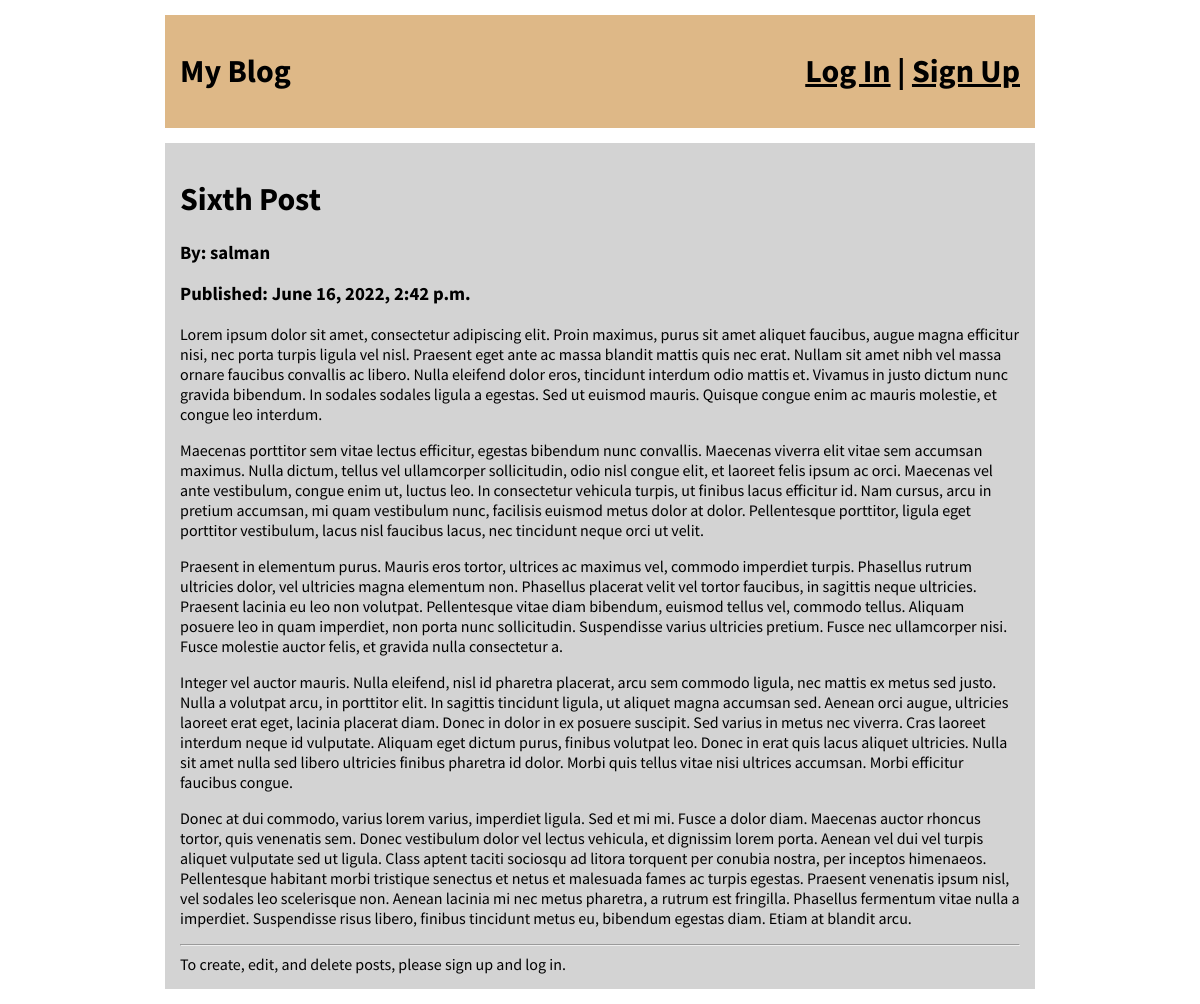
Screenshot of /post/7/ with the database file from the repository.
### main/models.py (models this page shows, shortened)
class BlogPost(models.Model):
    title = models.CharField(max_length=100)
    body = models.TextField()
    publication_date = models.DateTimeField(default=timezone.now)
    author = models.ForeignKey(
        to=settings.AUTH_USER_MODEL,
        on_delete=models.SET(get_deleted_user),
    )

### main/views.py (the view)
# urls.py: path('post/<int:pk>/', PostDetailView.as_view(), name='post_detail'),
class PostDetailView(DetailView):
    model = BlogPost

### main/templates/main/blogpost_detail.html
{% extends 'main/base.html' %}
{% block content %}
    <div class="item">
        <h1>{{ blogpost.title|escape }}</h1>
        <h3>By: {{ blogpost.author|escape }}</h3>
        <h3>Published: {{ blogpost.publication_date }}</h3>
        <div>{{ blogpost.body|escape|linebreaks }}</div>
        <hr>
        {% if user.is_authenticated %}
            <a href="{% url 'main:post_update' blogpost.pk %}"><button>Edit Post</button></a>
            <a href="{% url 'main:post_delete' blogpost.pk %}"><button>Delete Post</button></a>
        {% else %}
            To create, edit, and delete posts, please sign up and log in.
        {% endif %}
    </div>
{% endblock content %}

### main/static/main/style.css (style rules this page uses)
body { font-family: 'Source Sans Pro', sans-serif; width: 900px; margin-left: auto; margin-right: auto; }
.item { background: lightgray; margin: 15px; padding: 15px; }

### rows the page displays
BlogPost: title "Sixth Post", author "salman", publication_date "June 16, 2022, 2:42 p.m.", body "Lorem ipsum dolor sit amet, consectetur adipiscing elit. Proin maximus, purus sit amet aliquet faucibus, augue magna efficitur nisi, nec porta turpis ligula vel nisl. Praesent eget ante ac massa blandit mattis quis nec erat. Nullam sit amet nibh vel massa ornare faucibus convallis ac libero. Nulla eleifend dolor eros, tincidunt interdum odio mattis et. Vivamus in justo dictum nunc gravida bibendum. In sodales sodales ligula a egestas. Sed ut euismod mauris. Quisque congue enim ac mauris molestie, et congue leo interdum. Maecenas porttitor sem vitae lectus efficitur, egestas bibendum nunc convallis. Maecenas viverra elit vitae sem accumsan maximus. Nulla dictum, tellus vel ullamcorper…"
